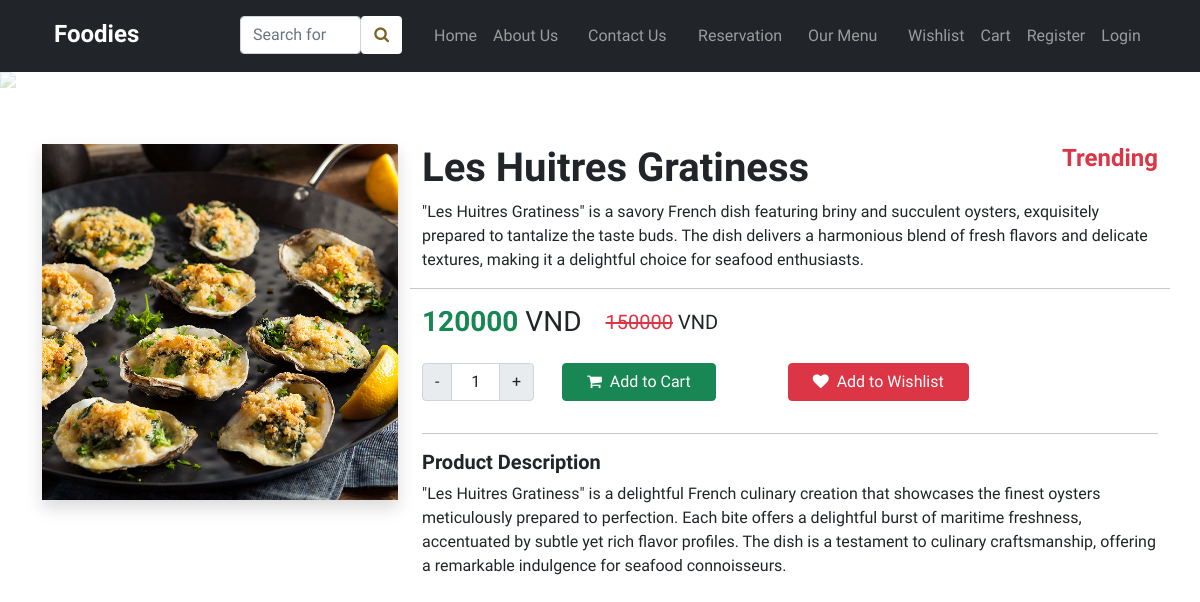
/singleProductView.php?product=les-huitres-gratiness, run on the app's committed database.
### tables this page shows
CREATE TABLE IF NOT EXISTS `products` (
  `id` int NOT NULL AUTO_INCREMENT,
  `category_id` int NOT NULL,
  `name` varchar(191) NOT NULL,
  `slug` varchar(191) NOT NULL,
  `small_description` mediumtext NOT NULL,
  `description` mediumtext NOT NULL,
  `original_price` int NOT NULL,
  `selling_price` int NOT NULL,
  `image` varchar(191) NOT NULL,
  `qty` int NOT NULL,
  `status` tinyint NOT NULL,
  `trending` tinyint NOT NULL,
  `meta_title` varchar(191) NOT NULL,
  `meta_keywords` mediumtext NOT NULL,
  `meta_description` mediumtext NOT NULL,
  `created_at` timestamp NOT NULL DEFAULT CURRENT_TIMESTAMP,
  PRIMARY KEY (`id`),
  KEY `category_id` (`category_id`)
);

### functions/userFunctions.php (called while the page is built, shortened)
<?php
include('config/dbconn.php');
function getBySlugActive($table, $slug)
{
    global $conn;
    $query = "SELECT * FROM $table WHERE slug=? AND status='0' LIMIT 1";
    $stmt = $conn->prepare($query);
    $stmt->bind_param('s', $slug);
    $stmt->execute();
    $result = $stmt->get_result();
    return $result;
}
?>

### singleProductView.php (the view, shortened to what this page needs)
<?php
include('./functions/userFunctions.php');
include('./includes/header.php');
if (isset($_GET['product'])) {
    $product_slug = $_GET['product'];
    $product_data = getBySlugActive("products", $product_slug);
    $product = mysqli_fetch_array($product_data);
    if ($product) {
?>
        <img class="d-flex img-fluid opacity-25 position-absolute w-100" style="max-height: 110vh;" src="uploads/wp10509681.jpg">
        <div class="py-4 position-relative">
            <div class="container product_data mt-5">
                <div class="row">
                    <div class="col-md-4">
                        <div class="shadow">
                            <img src="uploads/<?= $product['image']; ?>" alt="Product Image" class="w-100">
                        </div>
                    </div>
                    <div class="col-md-8">
                        <div class="row">
                            <h1 class="fw-bold col-md-8"><?= $product['name']?></h1>
                            <span class="text-danger col-md-4 text-end h4 fw-bold"><?php if ($product['trending']) {echo "Trending";} ?></span>
                            <p><?= $product['small_description']; ?></p>
                            <hr>
                        </div>
                        <div class="row">
                            <div class="col-auto">
                                <h3 class="mb-0"> <span class="text-success fw-bold"><?= $product['selling_price']; ?></span> VND</h3>
                            </div>
                            <div class="col-auto align-items-center d-flex">
                                <h5 class="mb-0" style="height:fit-content";><s class="text-danger"><?= $product['original_price']; ?></s> VND</h5>
                            </div>
                        </div>
                        <div class="row mt-4">
                            <div class="col-auto me-1">
                                <div class="input-group mb-3" style="width:7rem">
                                    <button class="input-group-text decrement-btn">-</button>
                                    <input type="text" class="form-control input-qty bg-white text-center" value="1" disabled>
                                    <button class="input-group-text increment-btn">+</button>
                                </div>
                            </div>
                            <div class="col-auto me-5">
                                <button class="btn btn-success px-4 addToCartBtn" value="<?= $product['id']; ?>">
                                    <i class="fa fa-shopping-cart me-2 "></i>Add to Cart</button>
                            </div>
                            <div class="col-auto">
                                <button class="btn  btn-danger px-4 addToWishlistBtn" value="<?= $product['id']; ?>">
                                    <i class="fa fa-heart me-2"></i>Add to Wishlist</button>
                            </div>
                        </div>
                        <hr>
                        <h5 class="fw-bold">Product Description</h5>
                        <p><?= $product['description']; ?></p>
                    </div>
                </div>
            </div>
        </div>
<?php
    } else {
        echo "Product not found";
    }
} else {
    echo "Something went wrong";
}
include('./includes/footer.php') ?>

### assets/css/custom.css (style rules this page uses)
* { font-family: "Sora", sans-serif; }

### data on the page
products: image (picture), name "Les Huitres Gratiness", small_description "\"Les Huitres Gratiness\" is a savory French dish featuring briny and succulent oysters, exquisitely prepared to tantalize the taste buds. The dish delivers a harmonious blend of fresh flavors and delicate textures, making it a delightful choice for seafood enthusiasts.", selling_price "120000", original_price "150000", description "\"Les Huitres Gratiness\" is a delightful French culinary creation that showcases the finest oysters meticulously prepared to perfection. Each bite offers a delightful burst of maritime freshness, accentuated by subtle yet rich flavor profiles. The dish is a testament to culinary craftsmanship, offering a remarkable indulgence for seafood connoisseurs."
